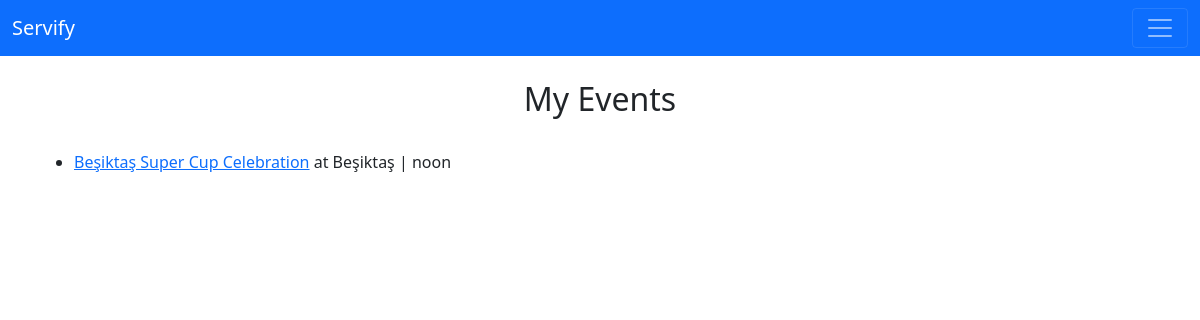
The app's page /my_events (signed in), older data.
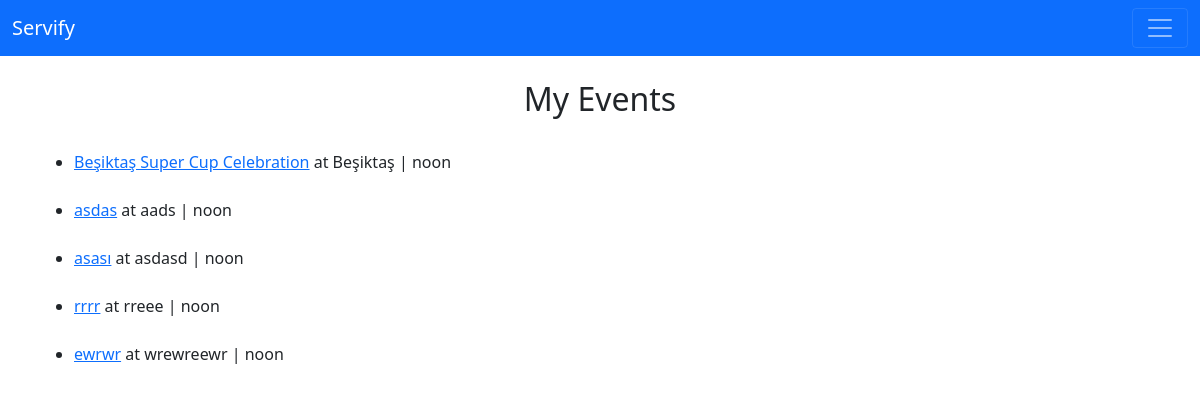
The same page, newer data.
### authenticate/models.py (models this page shows)
class Event(models.Model):
    name = models.CharField('Event Name', max_length=120)
    date = models.DateField('Event Date', blank=True, null = True)
    time = models.TimeField(default='12:00')
    description=models.TextField()
    venue = models.CharField('Venue Name', max_length=120)
    credit = models.PositiveIntegerField(default=0)
    service_picture = models.ImageField(null=True, blank=True)
    provider = models.ForeignKey(User,default="", null=True, on_delete=models.SET_NULL, related_name='event_provider')
    applied_ones = models.ManyToManyField(User,default="", related_name='event_applied_ones')
    attendees = models.ManyToManyField(User,default="", blank=True, related_name='event_attendees')
    others = models.ManyToManyField(User, default="", blank=True, related_name='event_others')
    owner = models.IntegerField("Event Owner", blank=False, default = 1)
    event_picture = models.ImageField(null=True, blank=True, upload_to = "images/")
    ChoicesForService = ((1,'Open'),(2,'Closed'),(3,'Done'))
    status = models.PositiveIntegerField(choices=ChoicesForService, default = 1)
    def __str__(self):
        return self.name

### authenticate/views.py (the view)
# urls.py: path('my_events', views.my_events, name="my_events"),
def my_events(request):
    if request.user.is_authenticated:
        me = request.user.id
        events = Event.objects.filter(owner = me)
        return render(request, 'my_events.html', {'me':me, 'events':events})
    else:
        messages.success(request, ("You are not logged in"))
        return redirect('login')

### authenticate/templates/my_events.html (shortened to what this page needs)
{% extends 'base.html' %}
{% block content %}
<h2 class="text-center">My Events</h2>
<br>
<ul>
{% for event in events %}
<li><a href="{% url 'show_event' event.id %}">     {{ event }}</a> at {{event.venue}} | {{event.time}} </li>
    <br>
{% endfor %}
</ul>
  {% endblock %}

Row changes from the older to the newer data that the page shows:
added Event: name "asdas", venue "aads", time "noon"
added Event: name "asası", venue "asdasd", time "noon"
added Event: name "rrrr", venue "rreee", time "noon"
added Event: name "ewrwr", venue "wrewreewr", time "noon"
